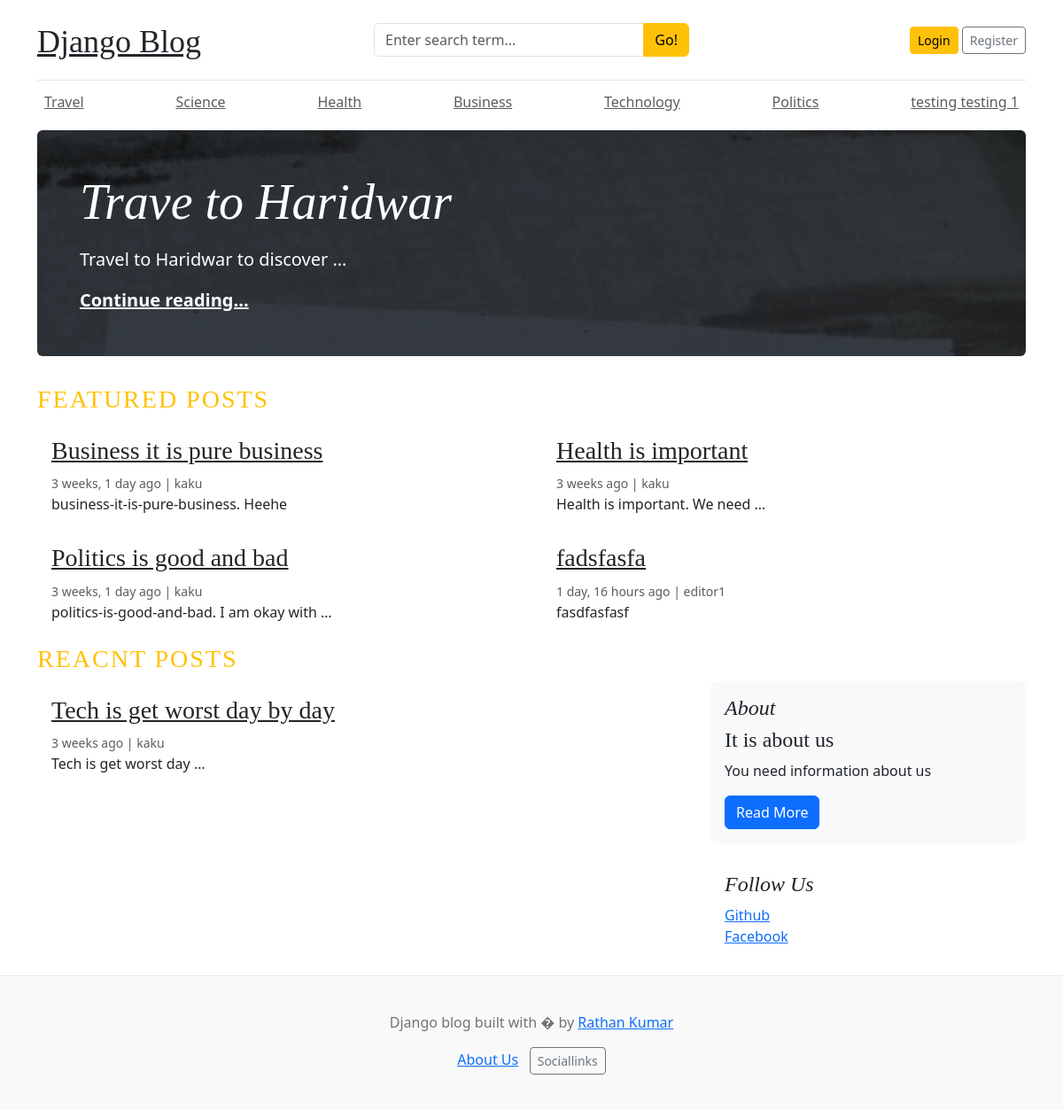
The page / on the database its author committed.
### blogs/models.py (models this page shows, shortened)
class Category(models.Model):
    category_name = models.CharField(max_length=50,unique=True)
    created_at = models.DateTimeField(auto_now_add=True)
    updated_at = models.DateTimeField(auto_now=True)
    class Meta:
        verbose_name_plural = 'categories'

class Blog(models.Model):
    title = models.CharField(max_length=100)
    slug = models.SlugField(max_length=150, unique=True, blank=True)
    category= models.ForeignKey(Category, on_delete=models.CASCADE)
    author= models.ForeignKey(User, on_delete=models.CASCADE)
    featured_image = models.ImageField(upload_to='upload/%y/%m/%d')
    short_description=models.TextField(max_length=500)
    blog_body=models.TextField(max_length=2000)
    status=models.CharField(max_length=20,choices=STATUS_CHOICES,default="Draft")
    is_featured=models.BooleanField(default=True)
    created_at=models.DateTimeField(auto_now_add=True)
    updated_at=models.DateTimeField(auto_now=True)

class About(models.Model):
    title = models.CharField(max_length=100)
    short_description = models.TextField(max_length=500)
    description = models.TextField()
    image = models.ImageField(upload_to='about/', blank=True, null=True)
    created_at = models.DateTimeField(auto_now_add=True)
    updated_at = models.DateTimeField(auto_now=True)

class SocalLink(models.Model):
    platform = models.CharField(max_length=25)
    link= models.URLField(max_length=100)
    created_at=models.DateTimeField(auto_now_add=True)
    updated_at=models.DateTimeField(auto_now=True)

### blog_main/views.py (the view)
# urls.py: 2. Add a URL to urlpatterns:  path('', views.home, name='home')
def home(request):
    featured_posts= Blog.objects.filter(is_featured=True, status="Published").order_by('updated_at')
    posts= Blog.objects.filter(is_featured= False, status="Published")
    about = About.objects.first()
    social = SocalLink.objects.all()
    context= {
        'featured_posts':featured_posts,
        'posts': posts,
        'about': about,
        'social': social,
    }
    return render(request, 'home.html',context)

### blogs/context_processors.py (called while the page is built)
def get_categories(request):
    categories = Category.objects.all()
    return dict(categories=categories)

### templates/home.html
{% extends 'base.html' %}
 {% block content %}
{% for post in featured_posts %}
 {% if forloop.first %}
    <div class="jumbotron p-3 p-md-5 text-white rounded bg-dark" style="background-image:url({{ post.featured_image.url}}) ;background-blend-mode: overlay;background-size:cover;">
        <div class="col-md-8 px-0">
        <h1 class="display-4 font-italic">{{post.title}}</h1>
        <p class="lead my-3">{{post.short_description | truncatewords:5}}</p>
        <p class="lead mb-0"><a href="{% url 'blogs' post.slug %}" class="text-white font-weight-bold">Continue reading...</a></p>
        </div>
    </div>
 {% endif %}
{% endfor%}
  <h3 class="text-uppercase text-warning" style="letter-spacing: 2px;">Featured Posts</h3>
  <div class="row mb-2">
    {% for post in featured_posts %}
    {% if not forloop.first %}
    <div class="col-md-6">
      <div class="card border-0" >
        <div class="card-body">
          <h3><a href="{% url 'blogs' post.slug %}" class="text-dark">{{post.title}}</a></h3>
          <small class="mb-1 text-muted">{{post.created_at | timesince}} ago | {{post.author}}</small>
          <p class="card-text">{{post.short_description | truncatewords:5}}</p>
        </div>
      </div>
    </div>
    {% endif %}
    {% endfor%}
  </div>
  <h3 class="text-uppercase text-warning" style="letter-spacing: 2px;">Reacnt Posts</h3>
  <main role="main" class="container p-0">
    <div class="row">
      <div class="col-md-8 blog-main">
        {% for post in posts %}
        <div class="card border-0" >
            <div class="card-body">
              <h3><a href="{% url 'blogs' post.slug %}" class="text-dark">{{post.title}}</a></h3>
              <small class="mb-1 text-muted">{{post.created_at | timesince}} ago | {{post.author}}</small>
              <p class="card-text">{{post.short_description | truncatewords:5}}</p>
            </div>
        </div>
        {% endfor%}
      </div>
      <aside class="col-md-4 blog-sidebar">
        <div class="p-3 mb-3 bg-light rounded">
          <h4 class="font-italic">About</h4>
          {% if about %}
            <h4>{{ about.title }}</h4>
            <p>{{ about.short_description }}</p>
            <a href="{% url 'about' %}" class="btn btn-primary">
                Read More
            </a>
          {% else %}
            <p>About information is not available yet.</p>
          {% endif %}
        </div>
        <div class="p-3">
          <h4 class="font-italic">Follow Us</h4>
          <ol class="list-unstyled">
            {% for i in social %}
            <li><a href="{{ i.link }}" target="_blank">{{i.platform}}</a></li>
            {% endfor%}
          </ol>
        </div>
      </aside>
    </div>
  </main>
</div>
{% endblock %}

### templates/base.html (shortened to what this page needs)
{%load static%}
<!DOCTYPE html>
<html lang="en">
<head>
    <link href="https://getbootstrap.com/docs/4.0/dist/css/bootstrap.min.css" rel="stylesheet">
    <link href="{% static 'css/blog.css' %}" rel="stylesheet">
    <link href="https://cdn.jsdelivr.net/npm/bootstrap@5.3.3/dist/css/bootstrap.min.css" rel="stylesheet">
    <link rel="stylesheet" href="https://cdnjs.cloudflare.com/ajax/libs/font-awesome/4.7.0/css/font-awesome.min.css">
  </head>
<body>
    <div class="container">
      <header class="blog-header py-3">
        <div class="row flex-nowrap justify-content-between align-items-center">
          <div class="col-4 pt-1">
            <a class="blog-header-logo text-dark" href="/">Django Blog</a>
          </div>
          <div class="col-4">
            <form action="{% url 'search' %}" method="GET">
              <div class="input-group">
                <input class="form-control" type="text" name="keyword" value="{{keyword}}" placeholder="Enter search term..." aria-label="Enter search">
                <button type="submit" class="btn btn-warning" id="button-search" type="button">Go!</button>
              </div>
            </form>
          </div>
          <div class="col-4 d-flex justify-content-end align-items-center">
            {% if not user.is_authenticated %}
            <a class="btn btn-sm btn-warning" href="{% url 'login' %}">Login</a> &nbsp;
            <a class="btn btn-sm btn-outline-secondary" href="{% url 'register' %}">Register</a>
            {% else %}
            <span><a href="{% url 'dashboard' %}">Dashboard</a></span>&nbsp;
            <a class="btn btn-sm btn-warning" href="{% url 'logout' %}">Log out</a>
            {% endif %}
          </div>
        </div>
      </header>
      <div class="nav-scroller py-1 mb-2">
        <nav class="nav d-flex justify-content-between">
         {% for cat in categories %}
          <a class="p-2 text-muted" href="{% url 'blogs:posts_by_category' cat.id %}">{{cat.category_name}}</a>
          {% endfor%}
        </nav>
      </div>
        {% block content %}
        {% endblock %}
      <footer class="blog-footer">
        <p>Django blog built with � by <a href="#">Rathan Kumar</a></p>
        <a href="{% url 'about' %}">About Us</a> &nbsp;
        <a class="btn btn-sm btn-outline-secondary" href="https://www.facebook.com/w3schoolscom/">Sociallinks</a>
      </footer>
      </body>
      </html>

### blog_main/static/css/blog.css (style rules this page uses)
.blog-header { border-bottom: 1px solid #e5e5e5; }
.blog-header-logo { font-family: "Playfair Display", Georgia, "Times New Roman", serif; font-size: 2.25rem; }
h1, h2, h3, h4, h5, h6 { font-family: "Playfair Display", Georgia, "Times New Roman", serif; }
.display-4 { font-size: 2.5rem; }
@media (min-width: 768px) { .display-4 { font-size: 3rem; } }
.blog-footer { padding: 2.5rem 0; color: #727272; text-align: center; background-color: #f9f9f9; border-top: .05rem solid #e5e5e5; }

### rows shown on the page
Category: category_name "Travel"
Category: category_name "Science"
Category: category_name "Health"
Category: category_name "Business"
Category: category_name "Technology"
Category: category_name "Politics"
Category: category_name "testing testing 1"
Blog: featured_image (picture), title "Trave to Haridwar", short_description "Travel to Haridwar to discover …"
Blog: title "Business it is pure business", created_at "3 weeks, 1 day", author "kaku", short_description "business-it-is-pure-business. Heehe"
Blog: title "Health is important", created_at "3 weeks", author "kaku", short_description "Health is important. We need …"
Blog: title "Politics is good and bad", created_at "3 weeks, 1 day", author "kaku", short_description "politics-is-good-and-bad. I am okay with …"
Blog: title "fadsfasfa", created_at "1 day, 16 hours", author "editor1", short_description "fasdfasfasf"
Blog: title "Tech is get worst day by day", created_at "3 weeks", author "kaku", short_description "Tech is get worst day …"
About: title "It is about us", short_description "You need information about us"
SocalLink: platform "Github"
SocalLink: platform "Facebook"
